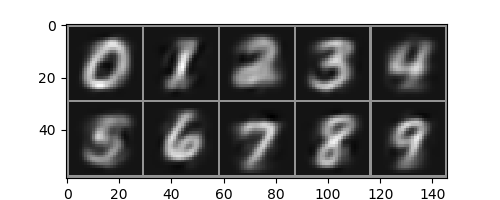

The Julia source for this figure:
using BSON, PyPlot

function make_imggrid(imgs, n_rows, n_cols; gap::Int=1)
    n = length(imgs)
    d_row, d_col = size(first(imgs))
    imggrid = 0.5 * ones(n_rows * (d_row + gap) + gap, n_cols * (d_col + gap) + gap)
    i = 1
    for row = 1:n_rows, col = 1:n_cols
        if i <= n
            i_row = (row - 1) * (d_row + gap) + 1
            i_col = (col - 1) * (d_col + gap) + 1
            imggrid[i_row+1:i_row+d_row,i_col+1:i_col+d_col] .= imgs[i]
        else
            break
        end
        i += 1
    end
    return imggrid
end
    
m_bayes = BSON.load("result.bson")[:m_bayes]
    
imgs = [reshape(m_bayes[:,i], 28, 28)' for i in 1:size(m_bayes, 2)]

plt.figure(figsize=(5, 2))
plt.imshow(make_imggrid(imgs, 2, 5), cmap="gray")
plt.savefig("vis.png")